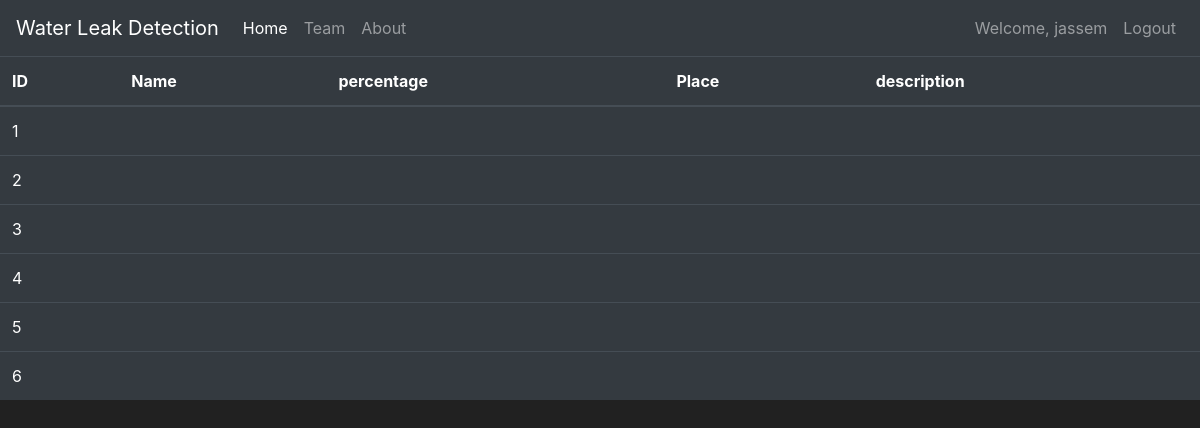
The page /MapData (signed in) on the database its author committed.
### website/models.py (models this page shows, shortened)
class User(db.Model,UserMixin):
    id = db.Column(db.Integer(), primary_key=True)
    username = db.Column(db.String(length=30), nullable=False, unique=True)
    email_address = db.Column(db.String(length=50), nullable=False, unique=True)
    password_hash = db.Column(db.String(length=60), nullable=False)
    Admin_key = db.Column(db.String(length=10), nullable=True, unique=True)
    role_id = db.Column(db.Integer(), db.ForeignKey('role.id'), nullable=False)
    @property
    def password(self):
        return self.password

class Item(db.Model):
    id = db.Column(db.Integer(), primary_key=True)
    soil_moisture = db.Column(db.String(length=30), nullable=False, unique=False)
    status = db.Column(db.Integer(), nullable=False)
    time = db.Column(db.String(length=12), nullable=False, unique=False)
    sensor_location = db.Column(db.String(length=1024), nullable=False, unique=False)

### website/routes.py (the view)
@app.route('/MapData')
@login_required
def Maps_data():
	items = Item.query.all()
	return render_template('MapsData.html', items=items)

### website/models.py (called while the page is built)
@login_manager.user_loader
def load_user(user_id):
    return User.query.get(int(user_id))

### website/templates/MapsData.html (shortened to what this page needs)
{% extends 'base.html' %}
{% block content %}
      <table class="table table-hover table-dark">
        <thead>
            <tr>
                <th scope="col">ID</th>
                <th scope="col">Name</th>
                <th scope="col">percentage</th>
                <th scope="col">Place</th>
                <th scope="col">description</th>
            </tr>
        </thead>
        <tbody>
            {% for item in items %}
                <tr>
                    <td>{{ item.id }}</td>
                    <td>{{ item.name }}</td>
                    <td>{{ item.percentage }}</td>
                    <td>{{ item.place }}</td>
                    <td>{{ item.description }}</td>
                </tr>
            {% endfor %}
        </tbody>
    </table>
{% endblock %}

### website/templates/base.html (shortened to what this page needs)
<!doctype html>
<html lang="en">
   <head>
      <link rel="stylesheet" href="https://cdn.jsdelivr.net/npm/bootstrap@4.5.3/dist/css/bootstrap.min.css">
   </head>
   <body>
    <nav class="navbar navbar-expand-md navbar-dark bg-dark">
      <a class="navbar-brand" href="#">Water Leak Detection</a>
      <div class="collapse navbar-collapse" id="navbarNav">
        <ul class="navbar-nav mr-auto">
            <li class="nav-item active">
                <a class="nav-link" href="{{ url_for('home') }}">Home <span class="sr-only">(current)</span></a>
            </li>
            <li class="nav-item">
                <a class="nav-link" href="{{ url_for('team') }}">Team</a>
            </li>
            <li class="nav-item">
                <a class="nav-link" href="{{ url_for('About') }}">About</a>
            </li>
        </ul>
        {% if current_user.is_authenticated %}
            <ul class="navbar-nav">
                <li class="nav-item">
                    <a class="nav-link">Welcome, {{ current_user.username }}</a>
                </li>
                <li class="nav-item">
                    <a class="nav-link" href="{{ url_for('logout') }}">Logout</a>
                </li>
            </ul>
          {% endif %}
      </div>
    </nav>
      {% block content %}
      {% endblock %}
   </body>
</html>

### website/templates/base.html (style rules this page uses)
body { background-color: #212121; color: white }

### rows shown on the page
User: username "jassem"
Item: id "1"
Item: id "2"
Item: id "3"
Item: id "4"
Item: id "5"
Item: id "6"
